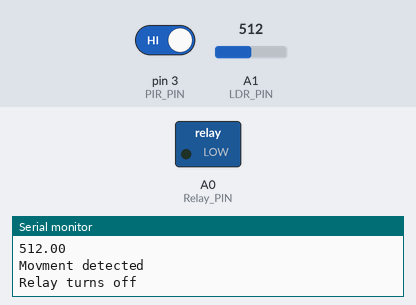
Bench run of a sketch on a simulated Arduino Uno, built with avr-gcc and run on an emulated ATmega328P. On the bench: switched loads named in the sketch (green lamp = pin HIGH), the last lines printed to the serial monitor. Inputs (shaded band) come from the test bench; at power-on: A1 (LDR_PIN) = 512, pin 3 (PIR_PIN) HIGH.

Above: at 1.2 s.
1.3 s: A1 (LDR_PIN) set to 310
2.8 s: A1 (LDR_PIN) set to 283
At 3.3 s:
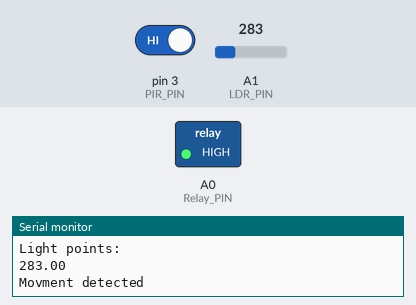
4.3 s: pin 3 (PIR_PIN) driven LOW
At 5.6 s:
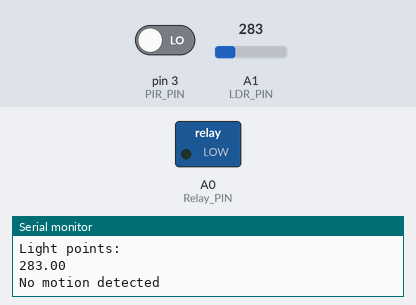
6.1 s: pin 3 (PIR_PIN) driven HIGH
At 6.9 s:
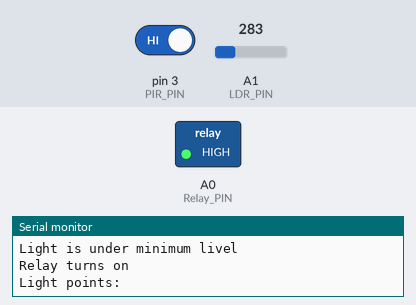
7.7 s: A1 (LDR_PIN) set to 306
At 9.2 s:
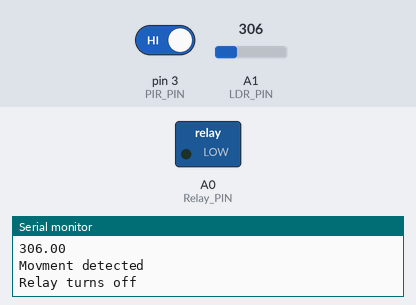
Timing chart, 0 to 10.3 s (numbered marks = the images above; inputs shaded):
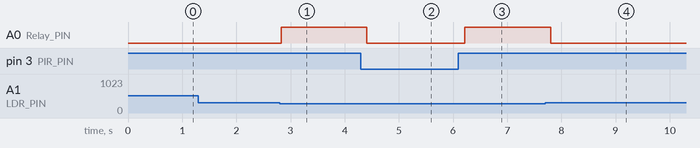

Measured:
- the behaviour switches between 300 and 299 on A1 (LDR_PIN) (found by bisection; images 0 and 1)
- after the input at 2.8 s, A0 (Relay_PIN): LOW → HIGH at once
- after the input at 4.3 s, A0 (Relay_PIN): HIGH → LOW after 0.10 s
- after the input at 6.1 s, A0 (Relay_PIN): LOW → HIGH after 0.12 s
- after the input at 7.7 s, A0 (Relay_PIN): HIGH → LOW after 0.10 s

The sketch:

tpa2.ino
```cpp
#include "tpa2.h"

void setup() {
  Serial.begin(9600);
  RelaySetup();
  LDR_Setup();
}

void loop() {
  //======pentru monitorizare nivel iluminare
  Serial.println("Light points:");
  float l_value = LDRGetValue();
  Serial.println (l_value);
  Serial.println ();//pentru lizibilitate in serial

  //======Conectare Relay, daca este detectata miscarea si daca nivelul de iluminare este mai mic decit minimal
  if (PIR_Sensor() == 1) {
    Serial.println("Movment detected");
    if (LDRGetValue() < LIGHT_MIN) { //LIGHT_MIN 300 (analogic) = 100 in simulator proteus
      Serial.println("Light is under minimum livel");
      RelaySetValue(Relay_ON);
      Serial.println("Relay turns on");
      delay(200);
      Serial.println();
    } else {
      RelaySetValue(Relay_OFF);
      Serial.println("Relay turns off");
      delay(200);
    }
  } else {
    Serial.println("No motion detected");
    RelaySetValue(Relay_OFF);
    delay(200);
  }

}
```

tpa2.cpp
```cpp
#include "tpa2.h"
#include "Arduino.h"

//=== sectiune Relay setare si functii =====
int relayCurrentState;
void RelaySetup() {
  pinMode(Relay_PIN, OUTPUT);//setare pin ca iesire
}

//pentru a aplica semnal doar pina cind releul sa ajunga in starea de care avem nevoie? Cine o sa-i dea o alta valoare?
//pentru a converti valoarea mai mare decit maxima, in cea maximala permisa
//iar pentru o valoare mai mica decit cea minimala - voloarea va fi setata ca cea minimala
void RelaySetValue (int R_value) {
  if (R_value > Relay_MAX) {
    //limita la val. maxima
    R_value = Relay_MAX;
  }
  else if (R_value < Relay_MIN) {
    //limitare la val. minim
    R_value = Relay_MIN;
  }

  //daca valoarea R_value nu este 0, deci este 1 - reley conectat
  if (R_value != Relay_OFF) {
    digitalWrite (Relay_PIN, HIGH);
  } else {
    digitalWrite (Relay_PIN, LOW);
  }
  relayCurrentState = R_value;
}

//=====sectiune LDR setare si functii=======
void LDR_Setup() {
  pinMode(LDR_PIN, INPUT); //setare pin ca intrare
}

//primire valoare sensor lumina //am renuntat la float si map, pentru ca conversia in Proteus, imi dadea doar 4 valori: 10, 28, 46 si 64
//probabil ca sa mearga trebuia de aplicat o formula
float LDRGetValue() {
  int rawData = analogRead(LDR_PIN);
  return rawData;//light;
}

//=====sectiune PIR setare si functii=======
void PIR_Setup() {
  pinMode(PIR_PIN, INPUT);//setare pin ca intrare
}

int PIR_Sensor() {
  int PIR_Status = digitalRead (PIR_PIN);//poate avea doar doua valori, 1 sau 0
  return PIR_Status;
}
```

tpa2.h
```cpp
#ifndef Sensori

#define Sensori

//OUT PIR sensor to PIN 3
#define PIR_PIN 3

//Relay stari si valori
#define Relay_MAX 1
#define Relay_MIN 0
#define Relay_ON 1
#define Relay_OFF 0

//Relay pin to PIN A0
#define Relay_PIN A0

//LDR pin to PIN A1
#define LDR_PIN A1

//minimal value of analog read for LDR
#define LIGHT_MIN 300 //valoare minima pentru sensor iluminare

//setup si functia Relay
void RelaySetup (); //initierea port (pini)
void RelaySetValue (int R_value);

//setup si functia LDR
void LDR_Setup(); //initierea port
float LDRGetValue ();

//setup si functia PIR Sensor
void PIR_Setup(); //initiere port
int PIR_Sensor();

#endif
```
